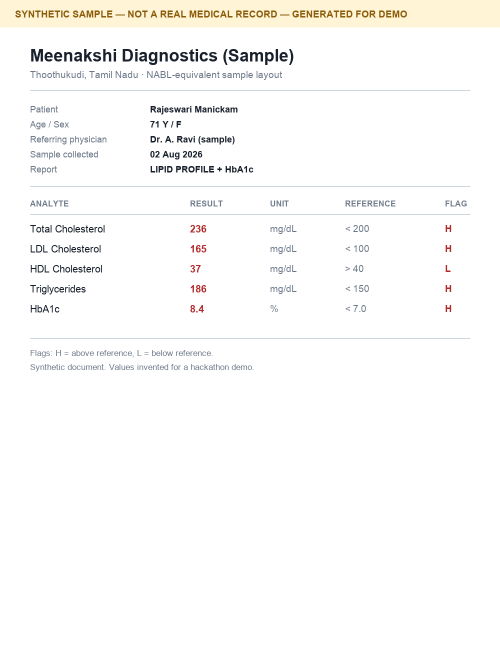
#> input picture assets/synthetic/lab_report_aug2026.png, 1000 x 1300 px (shown at 1/2 size)
$ python make_document_takes.py --source ../assets/synthetic/lab_report_aug2026.png
#> lines starting #> are read from the running program, lines starting #| are printed output that depends on the picture
#!/usr/bin/env python3
"""Spare photographs of the same document, one per recording.

Document dedupe is keyed on the parent and the IMAGE HASH, and a fresh case
does not reset it, so the same file sent twice is refused as already recorded.
On camera that refusal is correct and ruinous: beat 7 says "nothing was
ingested" in the middle of a beat about a document being ingested. One image
per run-through, rehearsals included, is the only way through that.

So this makes a stack of spares. Not bytes tweaked to move a hash: each is a
plausible second photograph of the SAME piece of paper, held at a slightly
different angle, lit a little differently, focused a little differently, and
saved the way a phone saves. The words on it are identical, because it is the
same document, and that is the point. What changes is only what changes when
somebody picks a sheet up and photographs it again.

    ./.venv/bin/python scripts/make_document_takes.py --count 10
    ./.venv/bin/python scripts/make_document_takes.py \
        --source ~/Desktop/bill_interim_day_four.png --count 6

Every output is checked against every other output AND against everything
already sitting in the target directory, because a spare that collides with a
take from last week is a spare that fails in exactly the situation it exists
for.

BILLS DEDUPE PER CASE and documents dedupe per PARENT, so one bill image
replays across run-throughs while one discharge summary does not. Spares still
matter for bills: photographing the same bill twice inside a single take is
refused, correctly, and that refusal lands in the middle of the money beat.

IMAGES ONLY, deliberately. The reader accepts jpeg, png, webp, heic and heif,
and the inbound classifier accepts audio or image and refuses anything else
rather than guessing. A PDF spare would be a file that fails at the door, which
is worse than no spare at all.
"""

from __future__ import annotations

import argparse
import hashlib
import random
from pathlib import Path

from PIL import Image, ImageEnhance, ImageFilter

DEFAULT_OUT = Path.home() / "Desktop" / "kinguard-demo"


def photograph(source: Image.Image, rng: random.Random) -> Image.Image:
    """The same paper, picked up and photographed again.

    Ranges are deliberately narrow. A spare nobody could read would exercise
    the unreadable path instead, which is a different beat and a worse one.
    """
    image = source.rotate(rng.uniform(-1.1, 1.1), resample=Image.BICUBIC,
                          fillcolor=(255, 255, 255), expand=False)

    # Framed a little tighter or looser, the way a second attempt is.
    margin = rng.randint(6, 20)
    image = image.crop((margin, margin, image.width - margin, image.height - margin))
    image = image.resize((image.width + 2 * margin, image.height + 2 * margin),
                         Image.BICUBIC)

    image = ImageEnhance.Brightness(image).enhance(rng.uniform(0.96, 1.09))
    image = ImageEnhance.Contrast(image).enhance(rng.uniform(0.90, 1.06))
    image = image.filter(ImageFilter.GaussianBlur(rng.uniform(0.3, 0.9)))
    return image


def main() -> int:
    ap = argparse.ArgumentParser(description=__doc__)
    ap.add_argument("--source", default="", help="the discharge summary to rephotograph")
    ap.add_argument("--out", default=str(DEFAULT_OUT), help="where the spares go")
    ap.add_argument("--count", type=int, default=10)
    ap.add_argument("--start", type=int, default=0,
                    help="first take number; 0 continues past what is already there")
    ap.add_argument("--seed", type=int, default=0, help="0 means genuinely random")
    args = ap.parse_args()

    out = Path(args.out).expanduser()
    out.mkdir(parents=True, exist_ok=True)

    source = Path(args.source).expanduser() if args.source else out / "discharge_summary.png"
    if not source.exists():
        print(f"no source at {source}. Make one first:\n"
              f"  ./.venv/bin/python scripts/make_documents.py --out {out}")
        return 1

    # Every hash already in the directory, so a new spare cannot collide with
    # one from a previous batch.
    seen: dict[str, str] = {}
    for existing in sorted(out.iterdir()):
        if existing.is_file() and existing.suffix.lower() in {".png", ".jpg", ".jpeg"}:
            seen[hashlib.sha256(existing.read_bytes()).hexdigest()] = existing.name

    start = args.start
    if start <= 0:
        used = [int(p.stem.rsplit("take", 1)[1])
                for p in out.glob(f"{source.stem}_take*{'.jpg'}")
                if p.stem.rsplit("take", 1)[-1].isdigit()]
        start = (max(used) + 1) if used else 2

    rng = random.Random(args.seed or None)
    base = Image.open(source).convert("RGB")
#> base is the input picture: PIL image 1000x1300 RGB; mean R, G, B 250.8, 250.3, 249.2
    made: list[Path] = []

    for i in range(args.count):
        number = start + i
        target = out / f"{source.stem}_take{number}.jpg"
        for attempt in range(12):
            image = photograph(base, rng)
            # Quality varies too, so two takes that happened to land on the
            # same geometry still differ in bytes.
            image.save(target, "JPEG", quality=rng.randint(78, 92))
            digest = hashlib.sha256(target.read_bytes()).hexdigest()
            if digest not in seen:
                seen[digest] = target.name
                made.append(target)
                print(f"  {target.name:<38} {digest[:16]}  "
                      f"{target.stat().st_size / 1024:.0f} KB")
                break
            if attempt == 11:
                print(f"  {target.name}: could not make one distinct from "
                      f"{seen[digest]}, skipped")
                target.unlink(missing_ok=True)
#> this loop made 10 passes
#|   lab_report_aug2026_take3.jpg           cadae2ad78ef6e60  74 KB
#|   lab_report_aug2026_take4.jpg           f7400983e0e3cee7  67 KB
#|   lab_report_aug2026_take5.jpg           2ab44c10343daaab  78 KB
#|   lab_report_aug2026_take6.jpg           c72291c659ef92d2  84 KB
#|   lab_report_aug2026_take7.jpg           e12e56951fece0a9  66 KB
#|   lab_report_aug2026_take8.jpg           ef7a5bd54cac3f2a  87 KB
#|   lab_report_aug2026_take9.jpg           01ddb00ee228c7c8  78 KB
#|   lab_report_aug2026_take10.jpg          1b2d73ea13d4805d  75 KB
#> (further printed lines are left out)
#> pass 1, in photograph, `image = image.crop((margin, margin, image.width - margin, image.height..`:
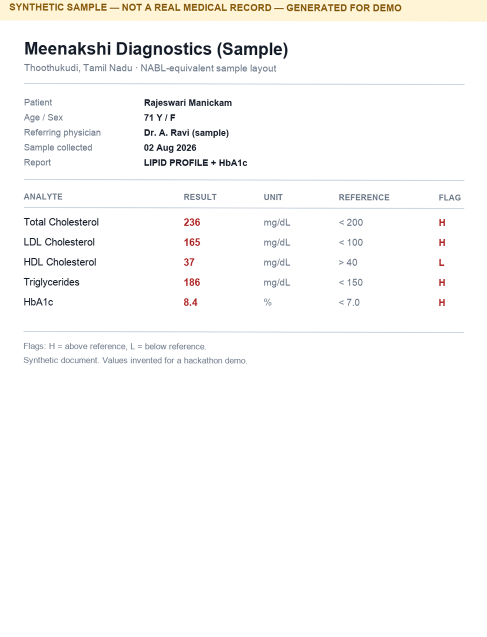
#> image: PIL image 974x1274 RGB (shown at 1/2 size); mean R, G, B 250.4, 250, 249.2
#> after the loop:
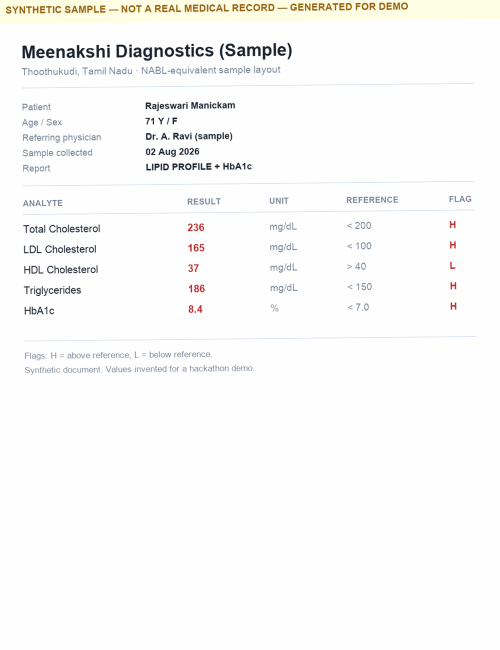
#> image: PIL image 1000x1300 RGB (shown at 1/2 size); mean R, G, B 250, 249.9, 249.2
#> after the loop, made = 10 items; seen = 10 items

    print(f"\n{len(made)} new spares in {out}")
#> (printed output is left out)
    print(f"{len(seen)} distinct images in that directory, so none of them is "
          "a duplicate of another.")
#| 10 distinct images in that directory, so none of them is a duplicate of another.
    return 0


if __name__ == "__main__":
    raise SystemExit(main())
#> (the program exits here)

$ run again, on assets/synthetic/prescription_aug2026.png
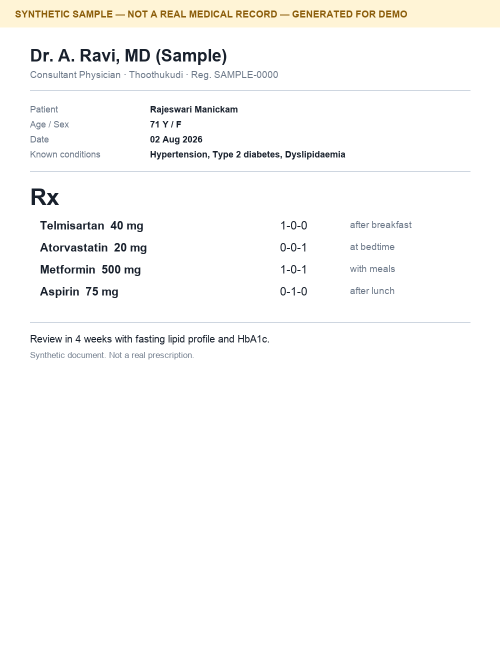
#> input picture assets/synthetic/prescription_aug2026.png, 1000 x 1300 px (shown at 1/2 size)
#> in main, base is the input picture: PIL image 1000x1300 RGB; mean R, G, B 250.7, 250.3, 249.1
#> the loop in main, `for i in range(args.count):` made 10 passes
#|   prescription_aug2026_take3.jpg         51ebeefaff9848c0  63 KB
#|   prescription_aug2026_take4.jpg         653e1507374084f5  83 KB
#|   prescription_aug2026_take5.jpg         be183ff04589c66c  66 KB
#|   prescription_aug2026_take6.jpg         28bace507ac5a4a5  67 KB
#|   prescription_aug2026_take7.jpg         c5d838f380e2fc47  80 KB
#> (further printed lines are left out)
#> pass 1, in photograph, `image = image.crop((margin, margin, image.width - margin, image.height..`:
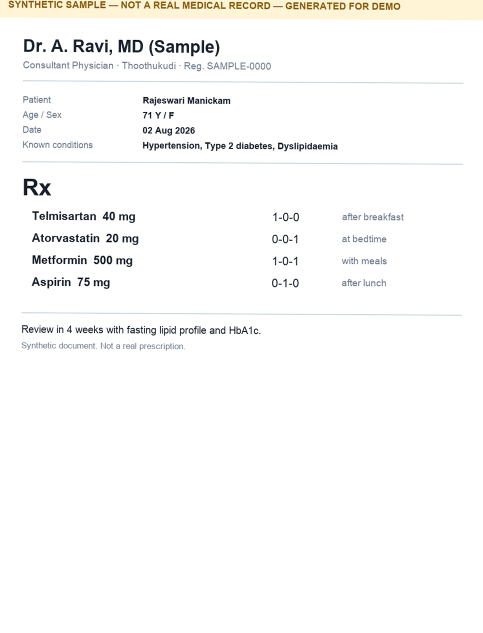
#> image: PIL image 966x1266 RGB (shown at 1/2 size); mean R, G, B 250.2, 250, 249.2
#> after the loop in main, `for i in range(args.count):`:
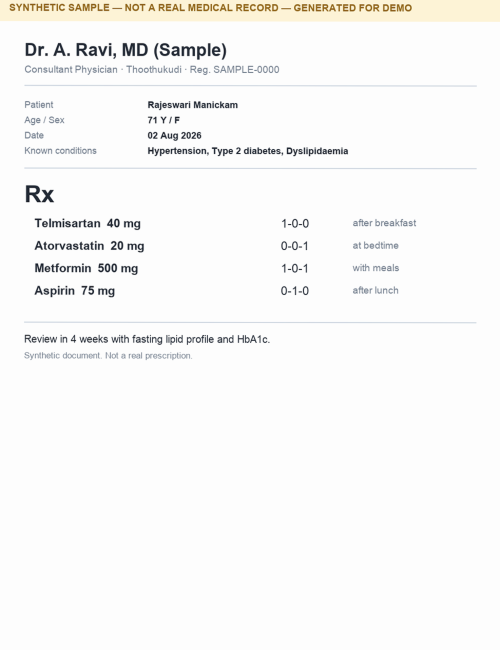
#> image: PIL image 1000x1300 RGB (shown at 1/2 size); mean R, G, B 248.5, 248.3, 247.4
#> after the loop in main, `for i in range(args.count):`: made = 10 items; seen = 20 items
#> (printed output is left out)
#| 20 distinct images in that directory, so none of them is a duplicate of another.
